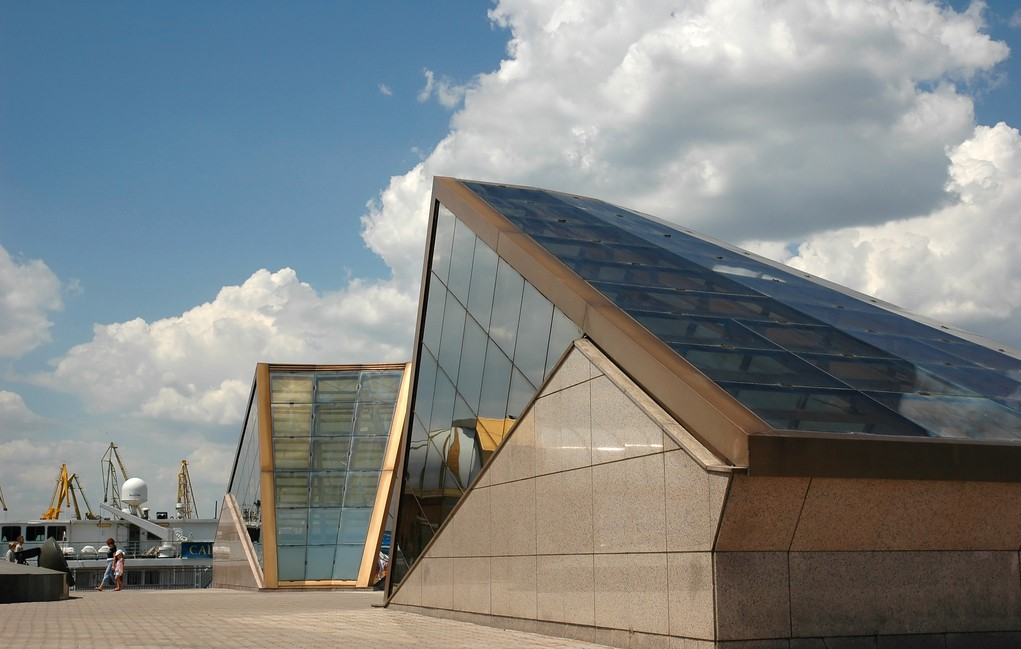
#> input picture task4/data/test.jpeg, 1021 x 649 px
$ python hough2.py
#> lines starting #> are read from the running program, lines starting #| are printed output that depends on the picture; after the words box and inside, x2 and y2 are one past the last pixel; in counts of white or black regions, pixels touching at a corner belong together; long printed decimals are rounded
# -*- coding: utf-8 -*-
import cv2
import numpy as np
from matplotlib import pyplot as plt
import matplotlib

def General_line(x1, y1, x2, y2):
    # 一般式 Ax+By+C=0
    A = y2 - y1
    B = x1 - x2
    C = x2 * y1 - x1 * y2
    k = -1 * A / B
    b = -1 * C / B
    return k, b

#读取图像
img = cv2.imread('./data/test.jpeg')
#> img is the input picture: shape (649, 1021, 3); mean B, G, R 133.9, 133.4, 128

#灰度转换
gray = cv2.cvtColor(img, cv2.COLOR_BGR2GRAY)
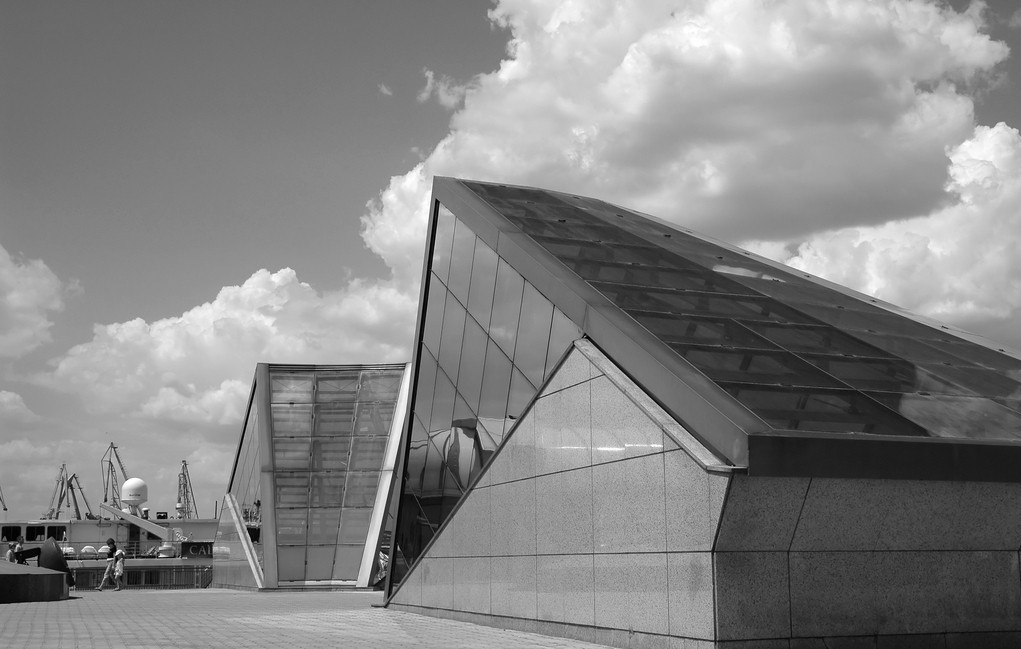
#> gray: shape (649, 1021); min 0, max 255, mean 131.8

#转换为二值图像
edges = cv2.Canny(gray, 50, 200)
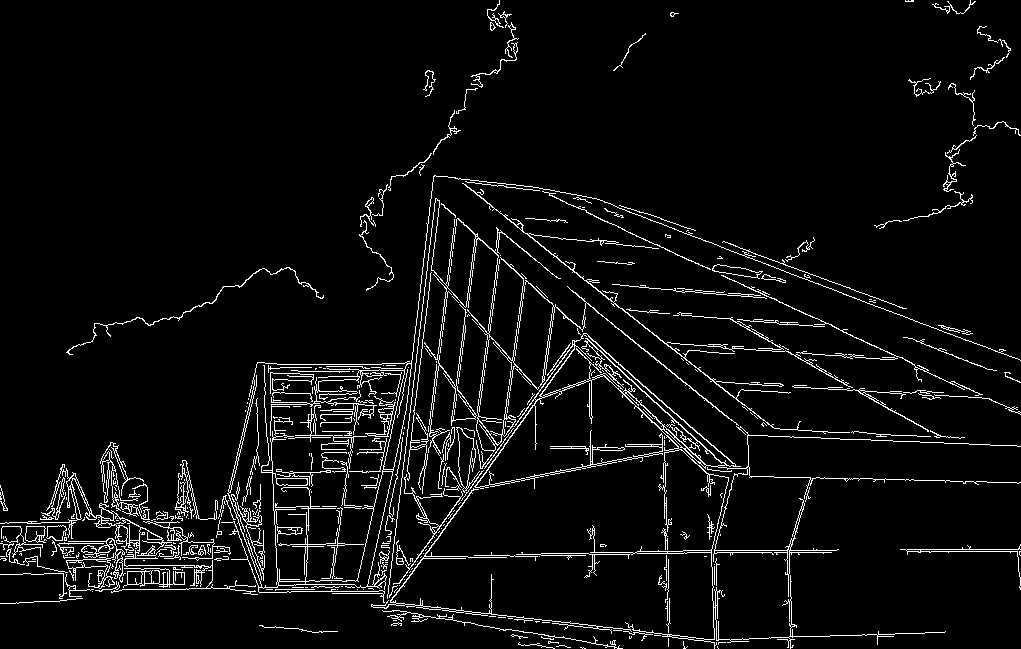
#> edges: shape (649, 1021); 5.1% white in thin lines or dots

#显示原始图像
plt.subplot(121), plt.imshow(edges, 'gray'), plt.title(u'Canny边缘检测图像')
plt.axis('off')

#霍夫变换检测直线
minLineLength = 60
maxLineGap = 10
# lines = cv2.HoughLinesP(edges, 1, np.pi/180, 30, minLineLength, maxLineGap)
# lines = cv2.HoughLinesP(edges, 1, (1 * np.pi / 180), 18, minLineLength=150, maxLineGap=10)
lines = cv2.HoughLinesP(edges, 1, (1 * np.pi / 180), 18, minLineLength=200, maxLineGap=5)
#> lines = [[723, 275, 928, 370], [461, 492, 703, 445], [590, 197, 897, 314], [429, 436, 456, 219], [506, 218, 774, 428], [404, 493, 439, 201], [409, 379, 434, 175], [384, 611, 574, 349], [385, 611, 435, 200], [427, 439, 454, 219]]

#绘制直线
lines1 = lines[:, 0, :]
#> lines1 has the same summary as lines
for x1, y1, x2, y2 in lines1[:3]: # 选择最近3条直线
    cv2.line(img, (x1, y1), (x2, y2), (0, 0, 255), 2)
    k, b = General_line(x1, y1, x2, y2)  # 求直线方程k,b
    print("y="+str(k)+"x+"+str(b))  # 控制台打印直线方程
#> this loop made 3 passes
#> (x1, y1, x2, y2, A in General_line, B in General_line, C in General_line, k) on passes 1 to 3: (723, 275, 928, 370, 95, -205, -12310, 0.463), (461, 492, 703, 445, -47, -242, 140731, -0.194), (590, 197, 897, 314, 117, -307, -8551, 0.381)
#| y=0.4634146341463415x+-60.049
#| y=-0.19421487603305784x+581.533
#| y=0.3811074918566775x+-27.853
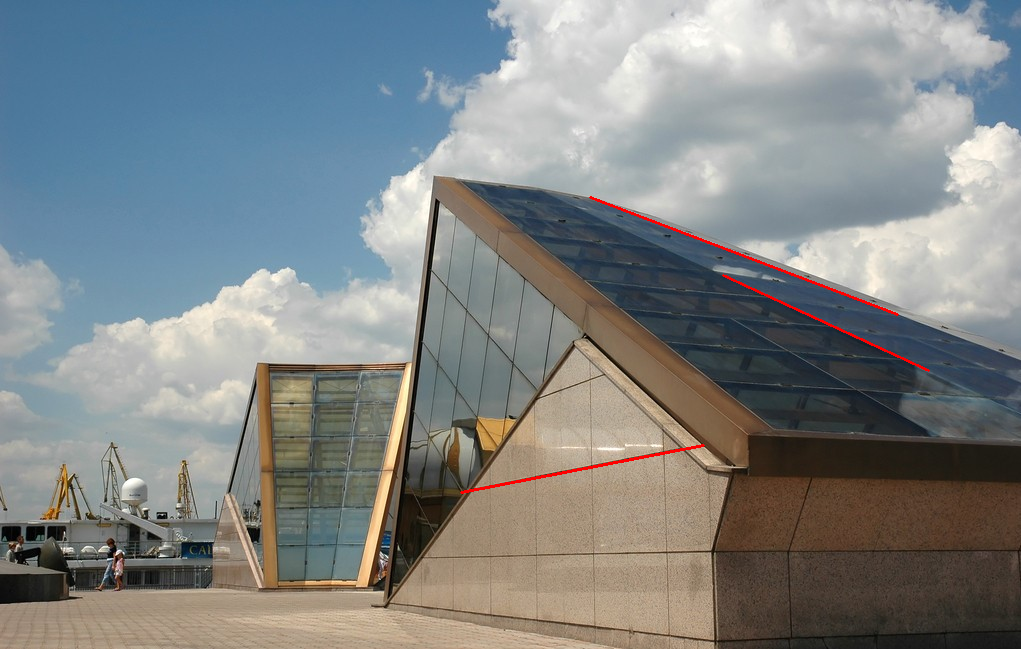
#> img: shape (649, 1021, 3); 0.33% of pixels changed, all inside (x1, y1, x2, y2) = (460, 196, 930, 494)

res = cv2.cvtColor(img, cv2.COLOR_BGR2RGB)

#设置字体
matplotlib.rcParams['font.sans-serif']=['SimHei']

#显示处理图像
plt.subplot(122), plt.imshow(res), plt.title(u'Hough检测结果图像')
plt.axis('off')
plt.show()
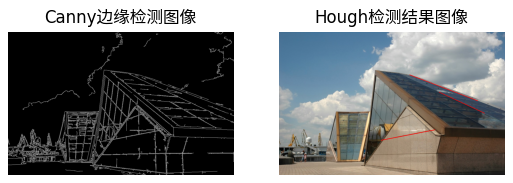
#> figure drawn by matplotlib, 2 panels
